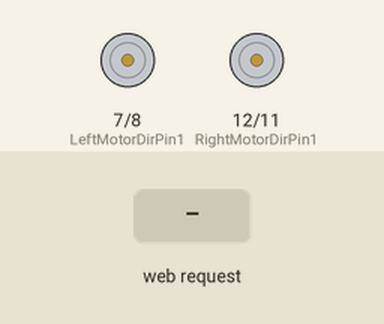
Recording of a sketch running on a simulated ESP32-S3. Shown: motor-driver pin pairs drawn as motors (green arrow = first pin HIGH = forward, orange = second pin HIGH = backward, longer = more drive, scaled by the enable pin). Inputs (shaded band) come from the test bench. WiFi joins after 1.5 s; servers stay silent unless stated; what the sketch prints to the serial monitor is not drawn.

Above: at 3.2 s.
3.3 s: HTTP request GET /forward received
At 4.5 s:
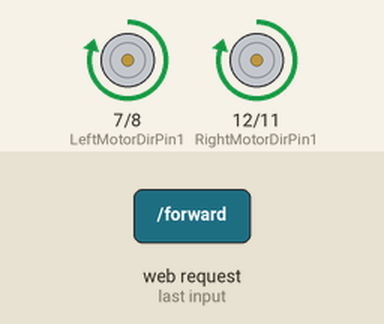
4.8 s: HTTP request GET /back received
At 5.7 s:
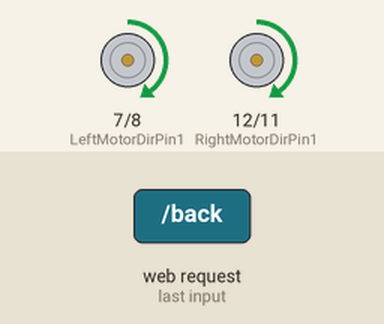
6.3 s: HTTP request GET /left received
At 6.9 s:
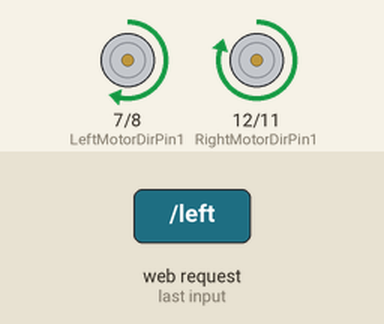
7.8 s: HTTP request GET /right received
At 9.0 s:
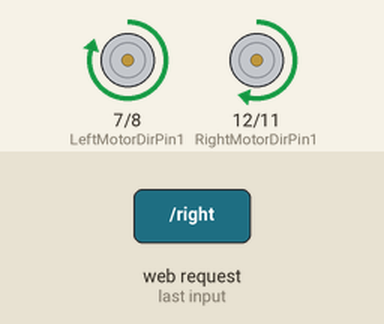
9.3 s: HTTP request GET /back received
At 10.3 s:
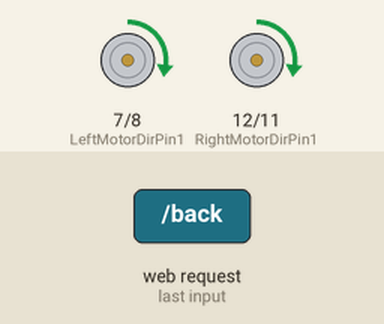
10.8 s: HTTP request GET /left received
At 11.5 s:
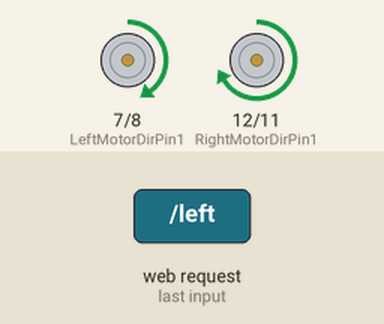
Timing chart, 0 to 13.3 s (numbered marks = the images above; inputs shaded):
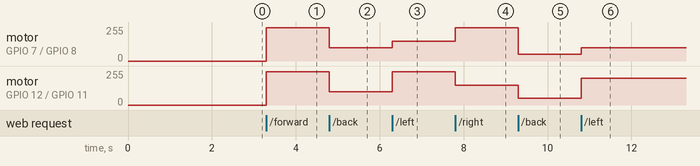

The sketch:

wifi.ino
```cpp
#include <WiFi.h>
#include <WebServer.h>

// Define motor control pins
#define speedPinR 9    // Right motor PWM pin
#define RightMotorDirPin1  12    // Right Motor direction pin 1
#define RightMotorDirPin2  11    // Right Motor direction pin 2
#define speedPinL 6    // Left motor PWM pin
#define LeftMotorDirPin1  7    // Left Motor direction pin 1
#define LeftMotorDirPin2  8    // Left Motor direction pin 2

// Wi-Fi credentials
const char* ssid = "VM6031920";
const char* password = "cyRvjmnr6dqh";

// Initialize web server on port 80
WebServer server(80);

// Motor speed variables
int speedL = 200;
int speedR = 200;

// Initialize GPIO pins
void init_GPIO() {
  pinMode(RightMotorDirPin1, OUTPUT);
  pinMode(RightMotorDirPin2, OUTPUT);
  pinMode(speedPinL, OUTPUT);
  pinMode(LeftMotorDirPin1, OUTPUT);
  pinMode(LeftMotorDirPin2, OUTPUT);
  pinMode(speedPinR, OUTPUT);
  stop_Stop();
}

// Functions to control the car
void go_Advance() { // Forward
  digitalWrite(RightMotorDirPin1, HIGH);
  digitalWrite(RightMotorDirPin2, LOW);
  digitalWrite(LeftMotorDirPin1, HIGH);
  digitalWrite(LeftMotorDirPin2, LOW);
  analogWrite(speedPinL, speedL);
  analogWrite(speedPinR, speedR);
}

void go_Left() { // Left turn
  analogWrite(speedPinL, speedL - 50); // Decrease left speed
  analogWrite(speedPinR, speedR + 50); // Increase right speed
}

void go_Right() { // Right turn
  analogWrite(speedPinL, speedL + 50); // Increase left speed
  analogWrite(speedPinR, speedR - 50); // Decrease right speed
}

void go_Back() { // Slow down
  analogWrite(speedPinL, speedL - 100);
  analogWrite(speedPinR, speedR - 100);
}

void stop_Stop() { // Stop
  digitalWrite(RightMotorDirPin1, LOW);
  digitalWrite(RightMotorDirPin2, LOW);
  digitalWrite(LeftMotorDirPin1, LOW);
  digitalWrite(LeftMotorDirPin2, LOW);
  analogWrite(speedPinL, 0);
  analogWrite(speedPinR, 0);
}

// Handle forward button press
void handleForward() {
  speedL = min(speedL + 50, 255); // Increase speed
  speedR = min(speedR + 50, 255);
  go_Advance();
  server.send(200, "text/html", "<h1>Moving Forward</h1>");
}

// Handle left button press
void handleLeft() {
  go_Left();
  server.send(200, "text/html", "<h1>Turning Left</h1>");
}

// Handle right button press
void handleRight() {
  go_Right();
  server.send(200, "text/html", "<h1>Turning Right</h1>");
}

// Handle back button press
void handleBack() {
  speedL = max(speedL - 50, 0); // Decrease speed
  speedR = max(speedR - 50, 0);
  go_Back();
  server.send(200, "text/html", "<h1>Moving Backward</h1>");
}

// Handle stop button press
void handleStop() {
  stop_Stop();
  server.send(200, "text/html", "<h1>Car Stopped</h1>");
}

// Webpage with buttons
String htmlPage = R"(
<!DOCTYPE html>
<html>
<head>
  <title>Car Control</title>
  <meta name="viewport" content="width=device-width, initial-scale=1">
</head>
<body>
  <h1>Car Control Panel</h1>
  <button onclick="location.href='/forward'">Forward</button><br><br>
  <button onclick="location.href='/left'">Left</button>
  <button onclick="location.href='/right'">Right</button><br><br>
  <button onclick="location.href='/back'">Back</button><br><br>
  <button onclick="location.href='/stop'">Stop</button>
</body>
</html>
)";

// Handle root URL
void handleRoot() {
  server.send(200, "text/html", htmlPage);
}

void setup() {
  // Initialize GPIO
  init_GPIO();

  // Start serial communication
  Serial.begin(115200);

  // Connect to Wi-Fi
  WiFi.begin(ssid, password);
  while (WiFi.status() != WL_CONNECTED) {
    delay(1000);
    Serial.println("Connecting to WiFi...");
  }
  Serial.println("Connected to WiFi");
  Serial.println(WiFi.localIP());

  // Define routes for the web server
  server.on("/", handleRoot);        // Home page
  server.on("/forward", handleForward); // Forward
  server.on("/left", handleLeft);      // Left
  server.on("/right", handleRight);    // Right
  server.on("/back", handleBack);      // Back
  server.on("/stop", handleStop);      // Stop

  // Start the web server
  server.begin();
  Serial.println("HTTP server started");
}

void loop() {
  // Handle client requests
  server.handleClient();
}
```

Measured:
- after the input at 3.3 s, motor on GPIO 7 (LeftMotorDirPin1) / GPIO 8 (LeftMotorDirPin2), motor on GPIO 12 (RightMotorDirPin1) / GPIO 11 (RightMotorDirPin2): stopped → forward 250/255 at once
- after the input at 4.8 s, motor on GPIO 7 (LeftMotorDirPin1) / GPIO 8 (LeftMotorDirPin2), motor on GPIO 12 (RightMotorDirPin1) / GPIO 11 (RightMotorDirPin2): forward 250/255 → forward 100/255 at once
- after the input at 6.3 s, motor on GPIO 7 (LeftMotorDirPin1) / GPIO 8 (LeftMotorDirPin2): forward 100/255 → forward 150/255 at once; motor on GPIO 12 (RightMotorDirPin1) / GPIO 11 (RightMotorDirPin2): forward 100/255 → forward 250/255 at once
- after the input at 7.8 s, motor on GPIO 7 (LeftMotorDirPin1) / GPIO 8 (LeftMotorDirPin2): forward 150/255 → forward 250/255 at once; motor on GPIO 12 (RightMotorDirPin1) / GPIO 11 (RightMotorDirPin2): forward 250/255 → forward 150/255 at once
- after the input at 9.3 s, motor on GPIO 7 (LeftMotorDirPin1) / GPIO 8 (LeftMotorDirPin2): forward 250/255 → forward 50/255 at once; motor on GPIO 12 (RightMotorDirPin1) / GPIO 11 (RightMotorDirPin2): forward 150/255 → forward 50/255 at once
- after the input at 10.8 s, motor on GPIO 7 (LeftMotorDirPin1) / GPIO 8 (LeftMotorDirPin2): forward 50/255 → forward 100/255 at once; motor on GPIO 12 (RightMotorDirPin1) / GPIO 11 (RightMotorDirPin2): forward 50/255 → forward 200/255 at once
